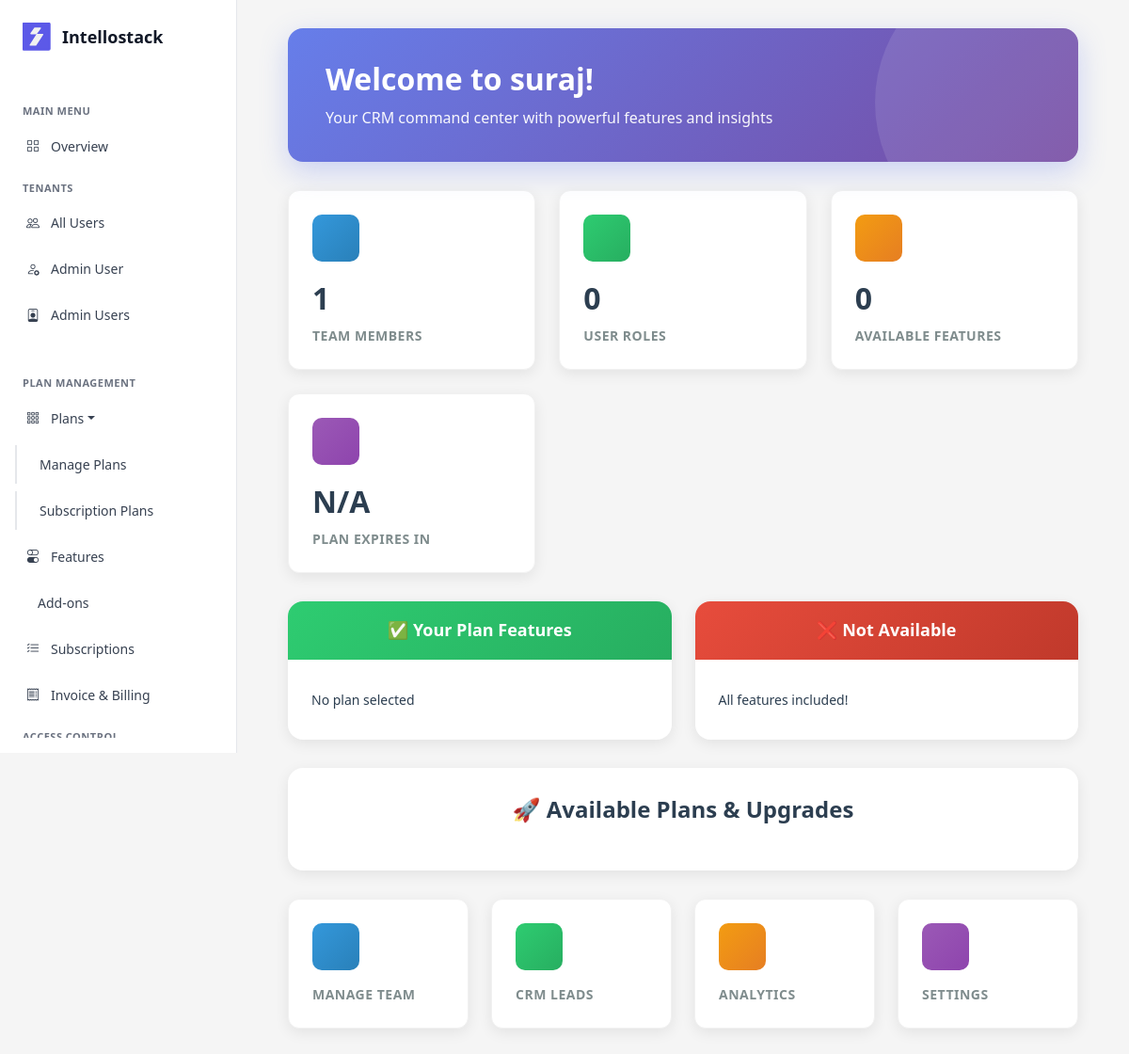
The app's page /auth/dashboard/ (signed in), older data.
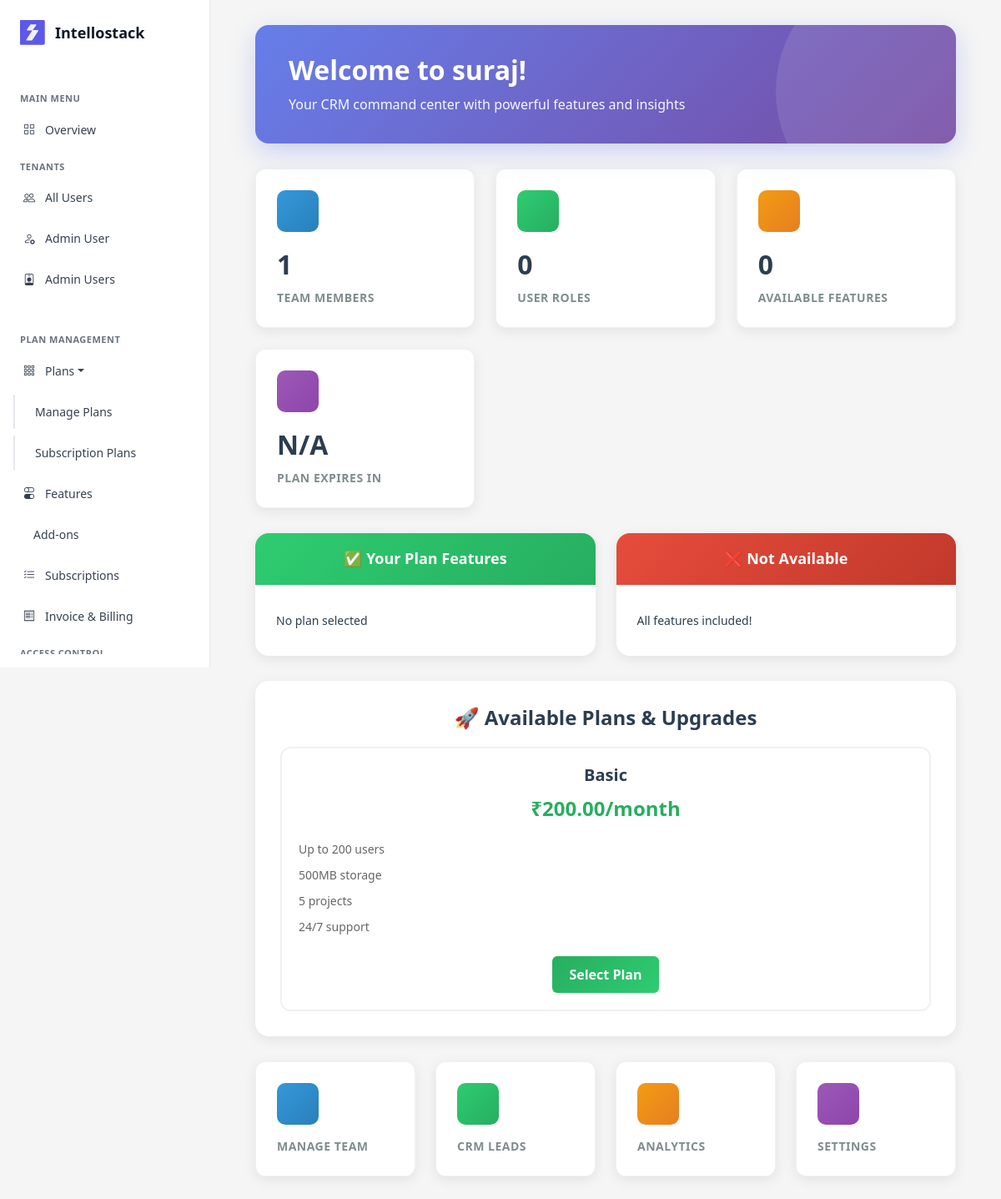
The same page, newer data.
### saas/models/plan.py (models this page shows, shortened)
class Plan(models.Model):
    name = models.CharField(max_length=100, unique=True)
    description = models.TextField(blank=True)
    price_monthly = models.DecimalField(max_digits=10, decimal_places=2)
    price_yearly = models.DecimalField(max_digits=10, decimal_places=2)
    max_users = models.IntegerField()
    max_storage_mb = models.IntegerField()
    max_projects = models.IntegerField()
    status = models.BooleanField(default=True)
    created_at = models.DateTimeField(auto_now_add=True)
    updated_at = models.DateTimeField(auto_now=True)
    class Meta:
        db_table = 'plans'
        ordering = ['price_monthly']

### saas/views/__init__.py (the view)
# urls.py: path('dashboard/', deshboard_view, name='dashboard'),
@login_required(login_url='auth:login')
@never_cache
@ensure_csrf_cookie
def deshboard_view(request):
    if not request.user.is_authenticated:
        return redirect('auth:login')
    if request.user.is_superuser or request.user.is_staff:
        return admin_dashboard_view(request)
    else:
        return tenant_dashboard_view(request)

### saas/auth_backend.py (called while the page is built)
    def get_user(self, user_id):
        try:
            return User.objects.get(pk=user_id)
        except User.DoesNotExist:
            return None

### saas/context_processors.py (called while the page is built)
def users_and_roles(request):
    users = CustomUser.objects.select_related('role').all()
    roles = Role.objects.prefetch_related('users').all()
    payments = PaymentTransaction.objects.select_related('tenant').all()[:5]
    return {
        'users': users,
        'roles': roles,
        'payments': payments,
    }

### saas/templates/tenant_dashboard.html (shortened to what the changed rows need)
{% extends 'base.html' %}
{% block content %}
<div class="container-fluid px-4">
  <div class="tenant-welcome-banner">
    <h1>Welcome to {{ tenant.name }}!</h1>
  </div>
  <div class="plans-upgrade-section">
    <div class="plans-grid">
      {% for plan in available_plans %}
      <div class="plan-card {% if current_plan and plan.id == current_plan.id %}current{% endif %}">
        <h5>{{ plan.name }}</h5>
        <div class="price">₹{{ plan.price_monthly }}/month</div>
        <ul class="features">
          <li>Up to {{ plan.max_users }} users</li>
          <li>{{ plan.max_storage_mb }}MB storage</li>
          <li>{{ plan.max_projects }} projects</li>
          <li>24/7 support</li>
        </ul>
        {% if current_plan and plan.id == current_plan.id %}
          <a href="#" class="btn-upgrade btn-current">Current Plan</a>
        {% else %}
          <a href="{% url 'tenant_mgmt:create' %}?plan_id={{ plan.id }}" class="btn-upgrade">
            {% if current_plan %}
              Upgrade to {{ plan.name }}
            {% else %}
              Select Plan
            {% endif %}
          </a>
        {% endif %}
      </div>
      {% endfor %}
    </div>
  </div>
</div>
{% endblock %}

Row changes from the older to the newer data that the page shows:
added Plan: name "Basic", price_monthly "200.00", max_users "200", max_storage_mb "500", max_projects "5"
